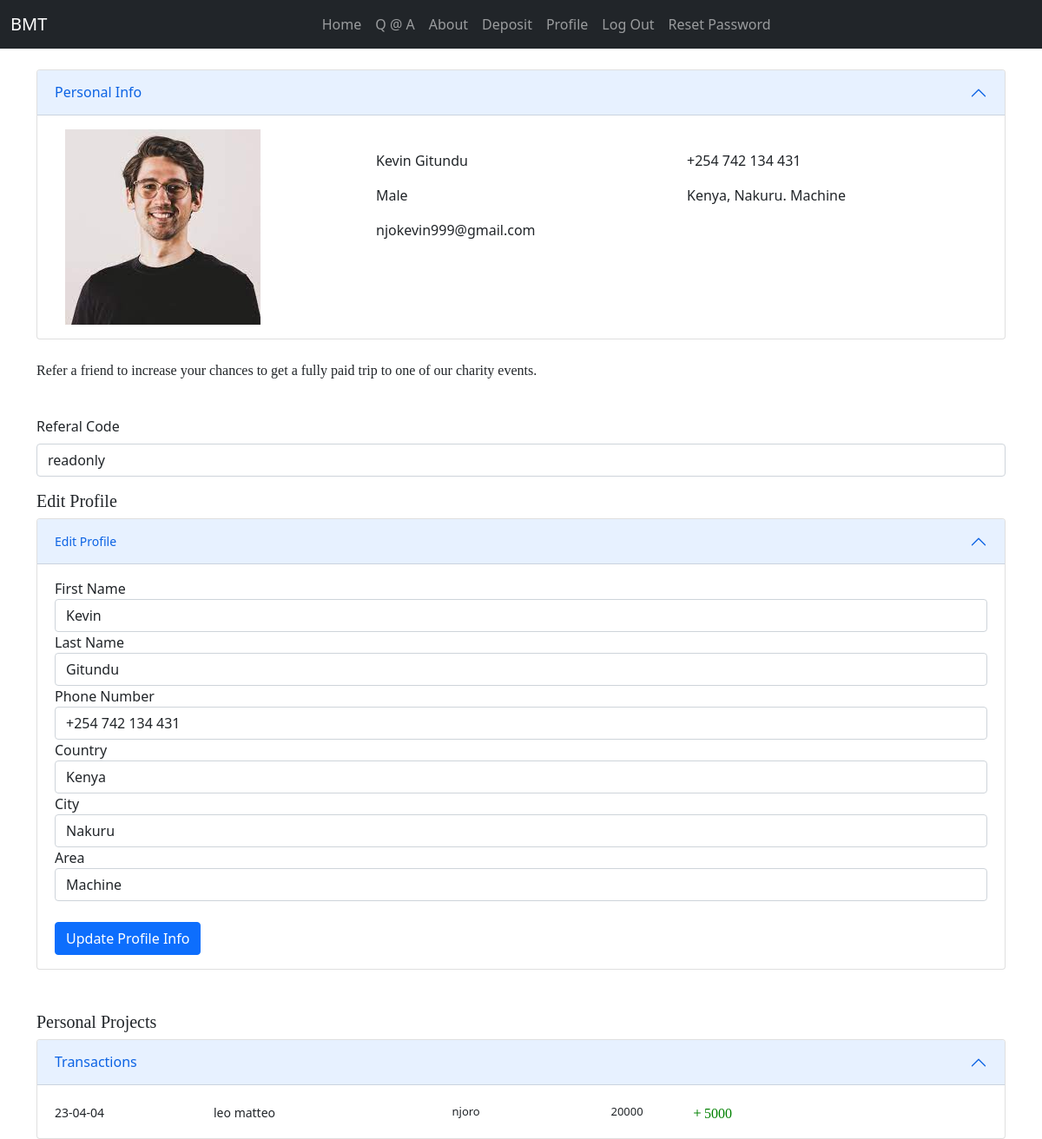
The app's page /Users/profile/ (signed in), older data.
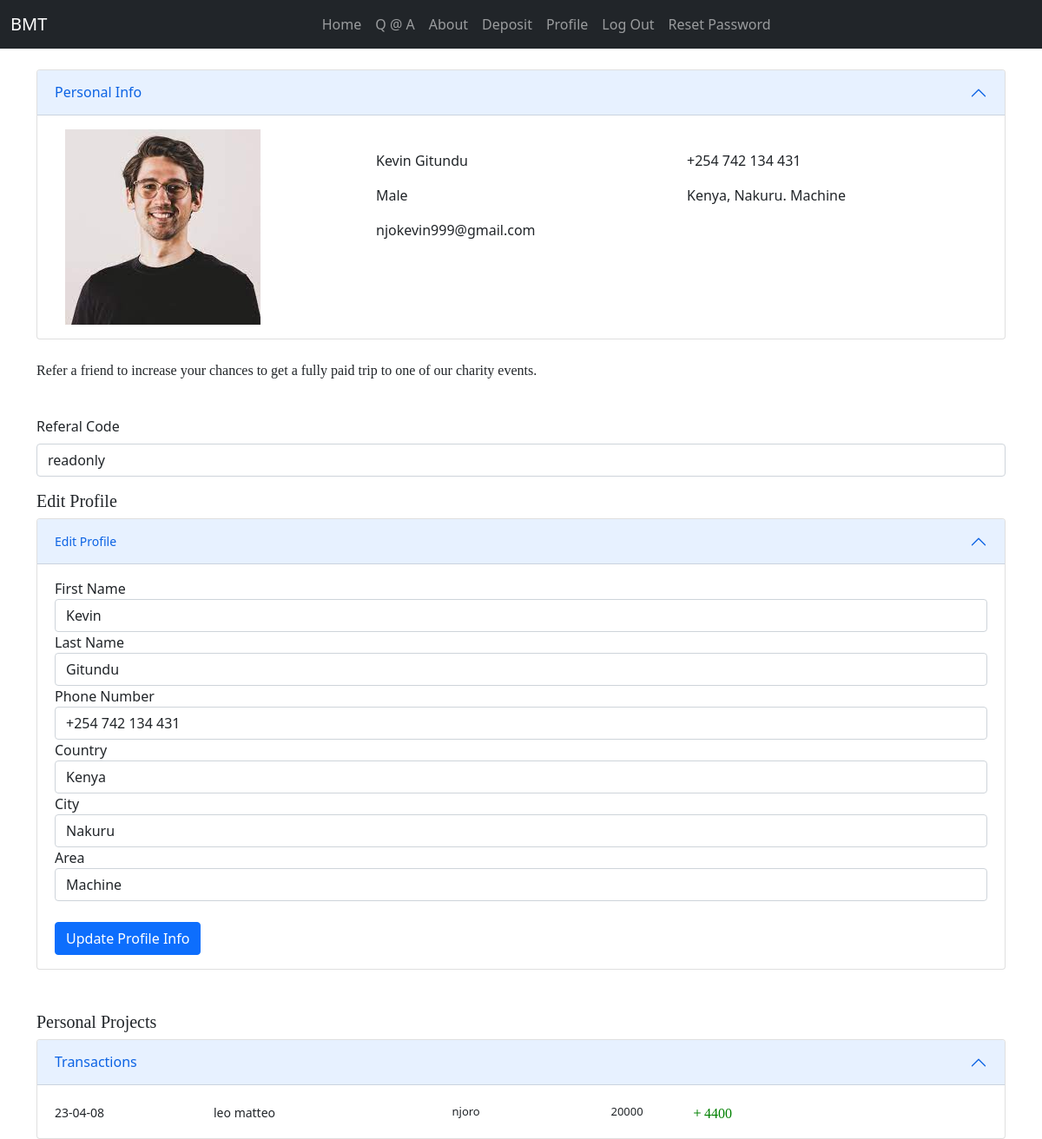
The same page, newer data.
### Users/models.py (models this page shows, shortened)
class Project(models.Model):
    user = models.ForeignKey(MyUser, on_delete=models.CASCADE)
    title=models.CharField(max_length=30)
    first_name=models.CharField(max_length=100)
    last_name=models.CharField(max_length=100)
    surname=models.CharField(max_length=100,blank=True)
    target_relationship=models.CharField(max_length=100,blank=True)
    target_country=models.CharField(max_length=100,blank=True)
    target_city=models.CharField(max_length=100,blank=True)
    target_area=models.CharField(max_length=100,blank=True)
    problem=models.TextField(max_length=500,blank=True)
    solution=models.TextField(max_length=300,blank=True)
    target_amount=models.PositiveIntegerField(default=0)
    achieved_amount=models.PositiveIntegerField(default=0)
    date=models.DateTimeField(auto_now=True)
    expiry=models.CharField(max_length=100)
    status=models.CharField(max_length=10)
    def __str__(self):
        return f"{self.user}"

### Users/views.py (the view, shortened to what this page needs)
# urls.py: path('profile/',Profiles.as_view(),name='profile'),
class Profiles(ListView):
    model=Profile
    template_name = 'Users/profile.html'
    def get_context_data(self, *, object_list=None, **kwargs):
        context = super(Profiles, self).get_context_data(**kwargs)
        user = self.request.user
        print(type(user))
        context['projects'] = Project.objects.filter(user=user)
        print(context)
        return context

### Users/models.py (called while the page is built)
    def __str__(self):
        return self.email

    def __str__(self):
        return f"{self.user}"

### Users/templates/Users/profile.html (shortened to what the changed rows need)
{% extends 'Users/base.html' %}
{% load crispy_forms_tags %}
{% block content %}
<br>
<div class="accordion container" id="accordionExample">
  <div class="accordion-item">
    <h2 class="accordion-header" id="headingOne">
      <button class="accordion-button" type="button" data-bs-toggle="collapse" data-bs-target="#collapseOne" aria-expanded="true" aria-controls="collapseOne">
        Personal Info
      </button>
    </h2>
  </div>
  </div>
</div>
        <div class="container">
            <br>
            <br>
  <div class="accordion" id="changePhoneNumberAccordion">
    <div class="accordion-item">
      <h2 class="accordion-header" id="changePhoneNumberHeader">
        <button class="accordion-button" type="button" data-bs-toggle="collapse" data-bs-target="#changePhoneNumberCollapse" aria-expanded="true" aria-controls="changePhoneNumberCollapse">
          <small>Edit Profile</small>
        </button>
      </h2>
    </div>
  </div>
            <br>
            <br>
<div class="accordion" id="transactionsAccordion2" data-display-toggle="False" data-bs-parent="#transactionsAccordion2">
  <div class="accordion-item">
    <h2 class="accordion-header" id="headingTwo">
      <button class="accordion-button" type="button" data-bs-toggle="collapse" data-bs-target="#collapseTwo" aria-expanded="true" aria-controls="collapseTwo">
        Transactions
      </button>
    </h2>
    <div id="collapseTwo" class="accordion-collapse collapse show" aria-labelledby="headingTwo" data-bs-parent="#transactionsAccordion2">
      <div class="accordion-body">
        {% for transaction in projects %}
          <div class="row" style="padding-top:5px;">
            <div class="col-sm-2" style="font-size:14px;">{{ transaction.date|date:"y-m-d"}} </div>
            <div class="col-sm-3" style="font-size:14px;">{{ transaction.first_name }} {{ transaction.last_name }}</div>
            <div class="col-sm-2" style="font-size:13px;"> {{ transaction.target_area }}</div>
            <div class="col-sm-1" style="font-size:13px;"> {{ transaction.target_amount }}</div>
            <div class="col-sm-1"  style="color:green;font-family:verdana;"><i class="bi bi-plus"></i>{{ transaction.achieved_amount }}</div>
          </div>
        {% endfor %}
      </div>
    </div>
  </div>
</div>
        </div>
{% endblock %}

Row changes from the older to the newer data that the page shows:
changed Project "leo": date "23-04-04" → "23-04-08"; achieved_amount "5000" → "4400"
